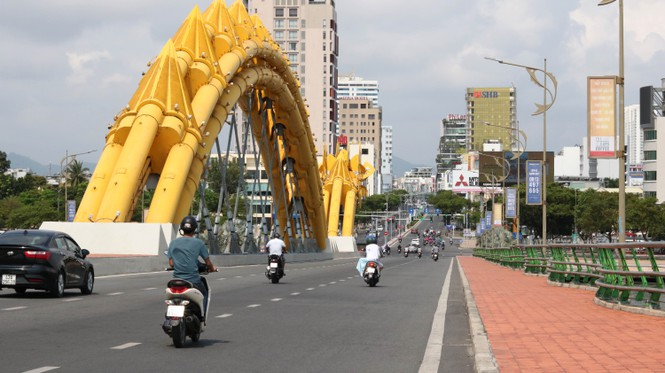
#> input picture images/example_01.jpg, 665 x 373 px
$ python -i convolutions.py   (imports and definitions only)
#> lines starting #> are read from the running program, lines starting #| are printed output that depends on the picture
# USAGE
# python convolutions.py --image 3d_pokemon.png

# import the necessary packages
from skimage.exposure import rescale_intensity
import numpy as np
import argparse
import cv2


def convolve(image, kernel):
    # grab the spatial dimensions of the image, along with
    # the spatial dimensions of the kernel
    (iH, iW) = image.shape[:2]
    (kH, kW) = kernel.shape[:2]

    # allocate memory for the output image, taking care to
    # "pad" the borders of the input image so the spatial
    # size (i.e., width and height) are not reduced
    pad = (kW - 1) // 2
    image = cv2.copyMakeBorder(image, pad, pad, pad, pad,
                               cv2.BORDER_REPLICATE)
    output = np.zeros((iH, iW), dtype="float32")

    # loop over the input image, "sliding" the kernel across
    # each (x, y)-coordinate from left-to-right and top to
    # bottom
    for y in np.arange(pad, iH + pad):
        for x in np.arange(pad, iW + pad):
            # extract the ROI of the image by extracting the
            # *center* region of the current (x, y)-coordinates
            # dimensions
            roi = image[y - pad:y + pad + 1, x - pad:x + pad + 1]

            # perform the actual convolution by taking the
            # element-wise multiplicate between the ROI and
            # the kernel, then summing the matrix
            k = (roi * kernel).sum()

            # store the convolved value in the output (x,y)-
            # coordinate of the output image
            output[y - pad, x - pad] = k

    # rescale the output image to be in the range [0, 255]
    output = rescale_intensity(output, in_range=(0, 255))
    output = (output * 255).astype("uint8")

    # return the output image
    return output


# construct the argument parse and parse the arguments
# ap = argparse.ArgumentParser()
# ap.add_argument("-i", "--image", required=True,
#                help="path to the input image")
# args = vars(ap.parse_args())


# construct a sharpening filter with convolution 3x3 matrix
sharpen = np.array((
    [0, -1, 0],
    [-1, 5, -1],
    [0, -1, 0]), dtype="int")

# construct the Laplacian kernel used to detect edge-like
# regions of an image
merge = np.array((
    [0, 1, 0],
    [1, -4, 1],
    [0, 1, 0]), dtype="int")

# construct the Sobel y-axis kernel
sobelY = np.array((
    [-1, 0, 1],
    [-2, 0, 2],
    [-1, 0, 1]), dtype="int")

# construct the Sobel x-axis kernel
sobelX = np.array((
    [-1, -2, -1],
    [0, 0, 0],
    [1, 2, 1]), dtype="int")

# construct the kernel bank, a list of kernels we're going
# to apply using both our custom `convole` function and
# OpenCV's `filter2D` function
kernelBank = (
    #    ("small_blur", smallBlur),
    #    ("large_blur", largeBlur),
    ("sharpen", sharpen),
    ("merge", merge),
    ("sobel_x", sobelX),
    ("sobel_y", sobelY)
)

# load the input image and convert it to grayscale
# image = cv2.imread(args["image"])


def dsp_filter(image):
    gray = cv2.cvtColor(image, cv2.COLOR_BGR2GRAY)
    cv2.imwrite('gray.png', gray)
    # loop over the kernel
    for (kernelName, kernel) in kernelBank:
        # apply the kernel to the grayscale image using both
        # our custom `convole` function and OpenCV's `filter2D`
        # function
        print("[INFO] applying {} kernel".format(kernelName))
        convoleOutput = convolve(gray, kernel)
        opencvOutput = cv2.filter2D(gray, -1, kernel)

        # show the output images
        #  cv2.imshow("original", gray)
        name = "{}".format(kernelName)
        name = str(name)
        cv2.imwrite(name+'.png', opencvOutput)
        # [6 lines of commented-out code are left out]


# [1 line not run here, left out]

>>> import cv2
>>> picture = cv2.imread('../images/example_01.jpg')
#> picture is the input picture: shape (373, 665, 3); mean B, G, R 130.5, 146.2, 157.3
>>> result = dsp_filter(picture)
#> in dsp_filter, `gray = cv2.cvtColor(image, cv2.COLOR_BGR2GRAY)`:
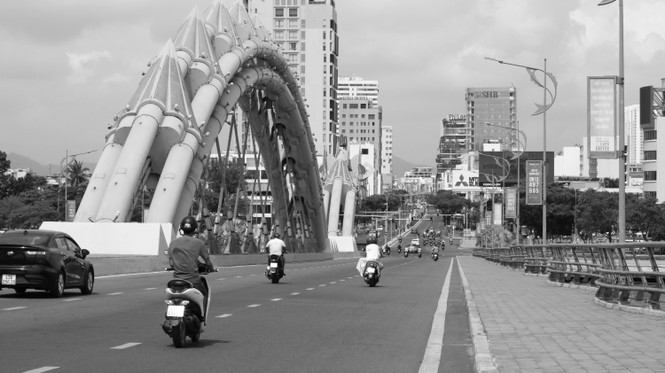
#> gray: shape (373, 665); min 0, max 255, mean 147.7
#> the loop in dsp_filter, `for (kernelName, kernel) in kernelBank: # apply the kernel to the gray..` made 4 passes
#> pass 1, in convolve, `image = cv2.copyMakeBorder(image, pad, pad, pad, pad, cv2.BORDER_REPLI..`:
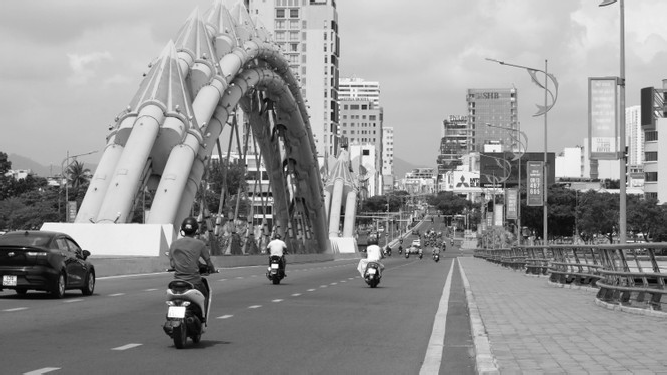
#> image: shape (375, 667); min 0, max 255, mean 147.8
#> pass 1, in dsp_filter, `convoleOutput = convolve(gray, kernel)`:
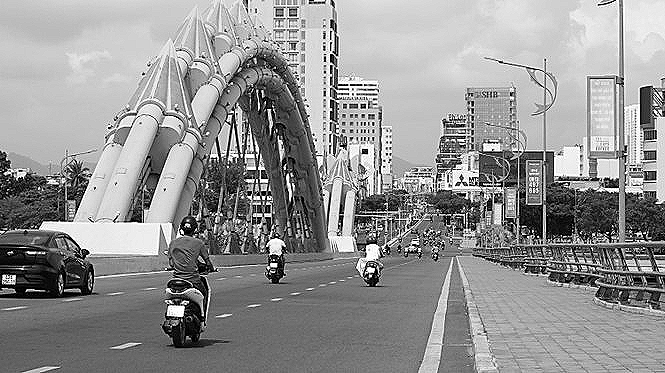
#> convoleOutput: shape (373, 665); min 0, max 255, mean 147.6
#> pass 2, in dsp_filter, `convoleOutput = convolve(gray, kernel)`:
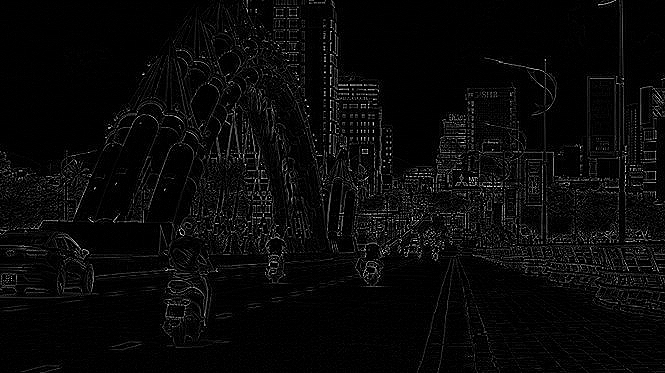
#> convoleOutput: shape (373, 665); min 0, max 255, mean 9.4

$ run again, on images/example_03.jpg
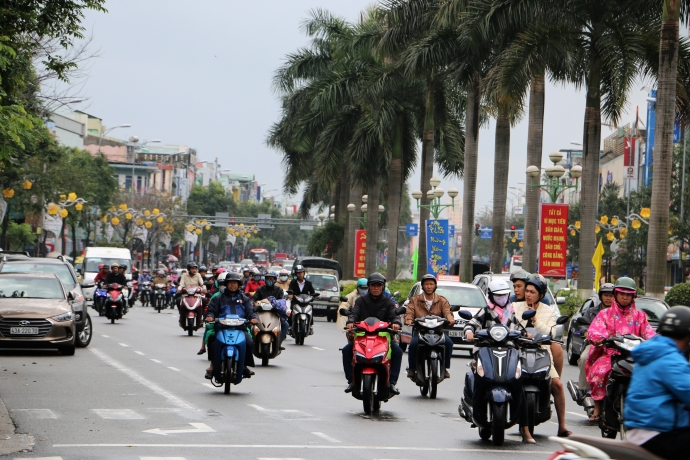
#> input picture images/example_03.jpg, 690 x 460 px
#> picture is the input picture: shape (460, 690, 3); mean B, G, R 115.4, 117.3, 117.6
#> the loop in dsp_filter, `for (kernelName, kernel) in kernelBank: # apply the kernel to the gray..` made 4 passes
#> pass 1, in convolve, `image = cv2.copyMakeBorder(image, pad, pad, pad, pad, cv2.BORDER_REPLI..`:
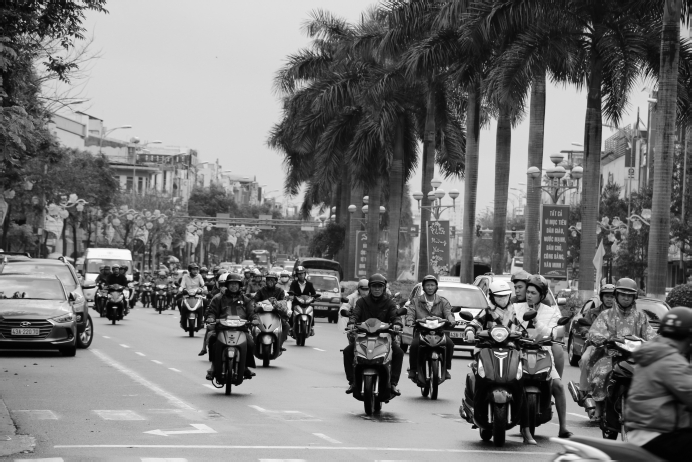
#> image: shape (462, 692); min 1, max 253, mean 117.2
#> pass 2, in dsp_filter, `convoleOutput = convolve(gray, kernel)`:
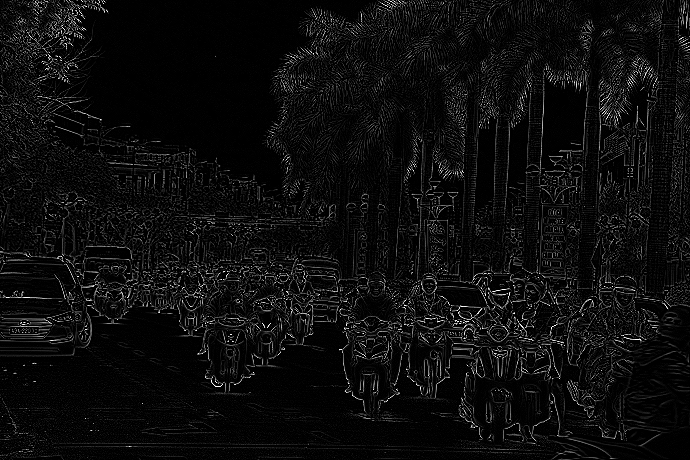
#> convoleOutput: shape (460, 690); min 0, max 255, mean 13.2

$ run again, on images/example_05.jpg
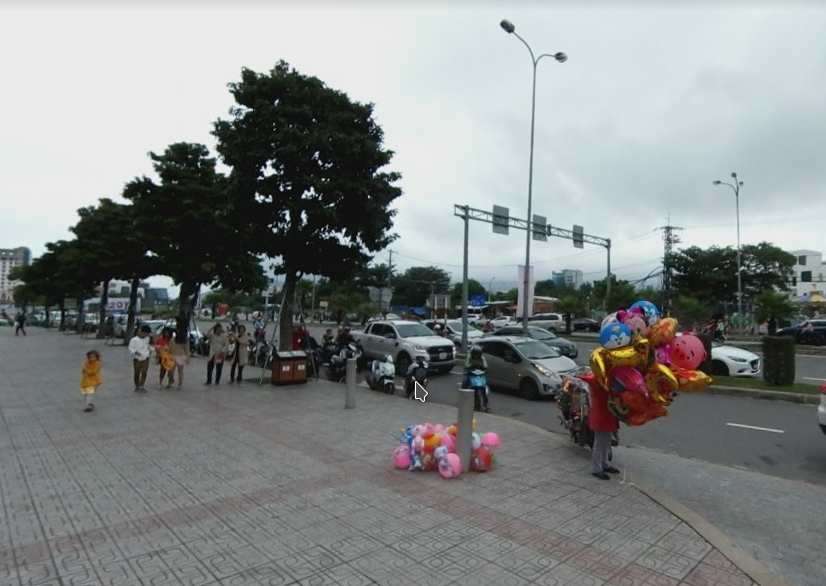
#> input picture images/example_05.jpg, 826 x 586 px
#> picture is the input picture: shape (586, 826, 3); mean B, G, R 135.7, 136, 132.2
#> in dsp_filter, `gray = cv2.cvtColor(image, cv2.COLOR_BGR2GRAY)`:
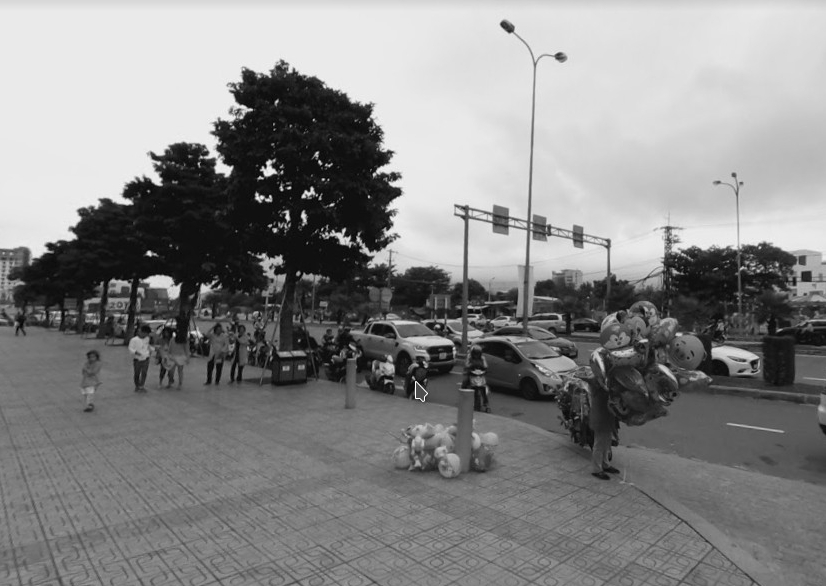
#> gray: shape (586, 826); min 1, max 255, mean 134.8
#> the loop in dsp_filter, `for (kernelName, kernel) in kernelBank: # apply the kernel to the gray..` made 4 passes
#> pass 2, in dsp_filter, `convoleOutput = convolve(gray, kernel)`:
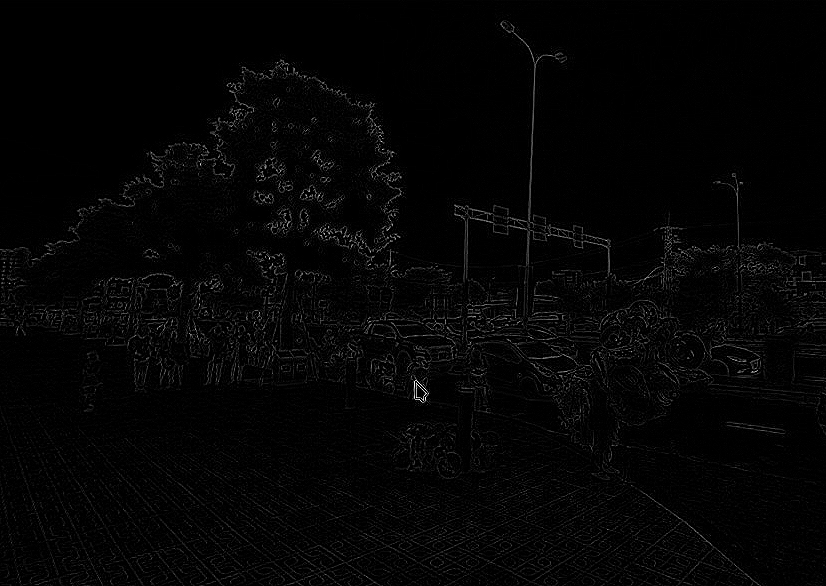
#> convoleOutput: shape (586, 826); min 0, max 255, mean 4.8
